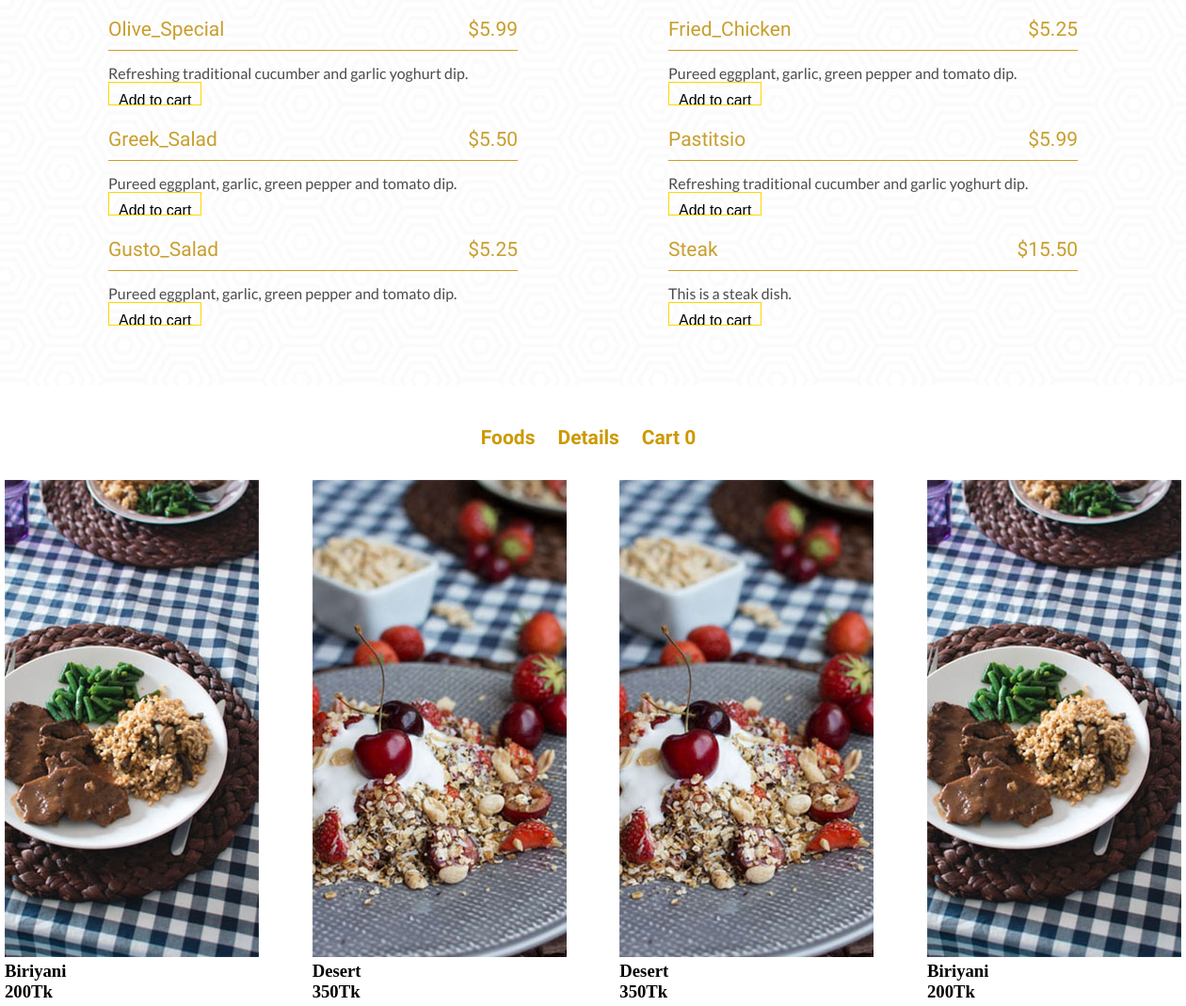
/ (middle part), run on an earlier commit of the app's database.
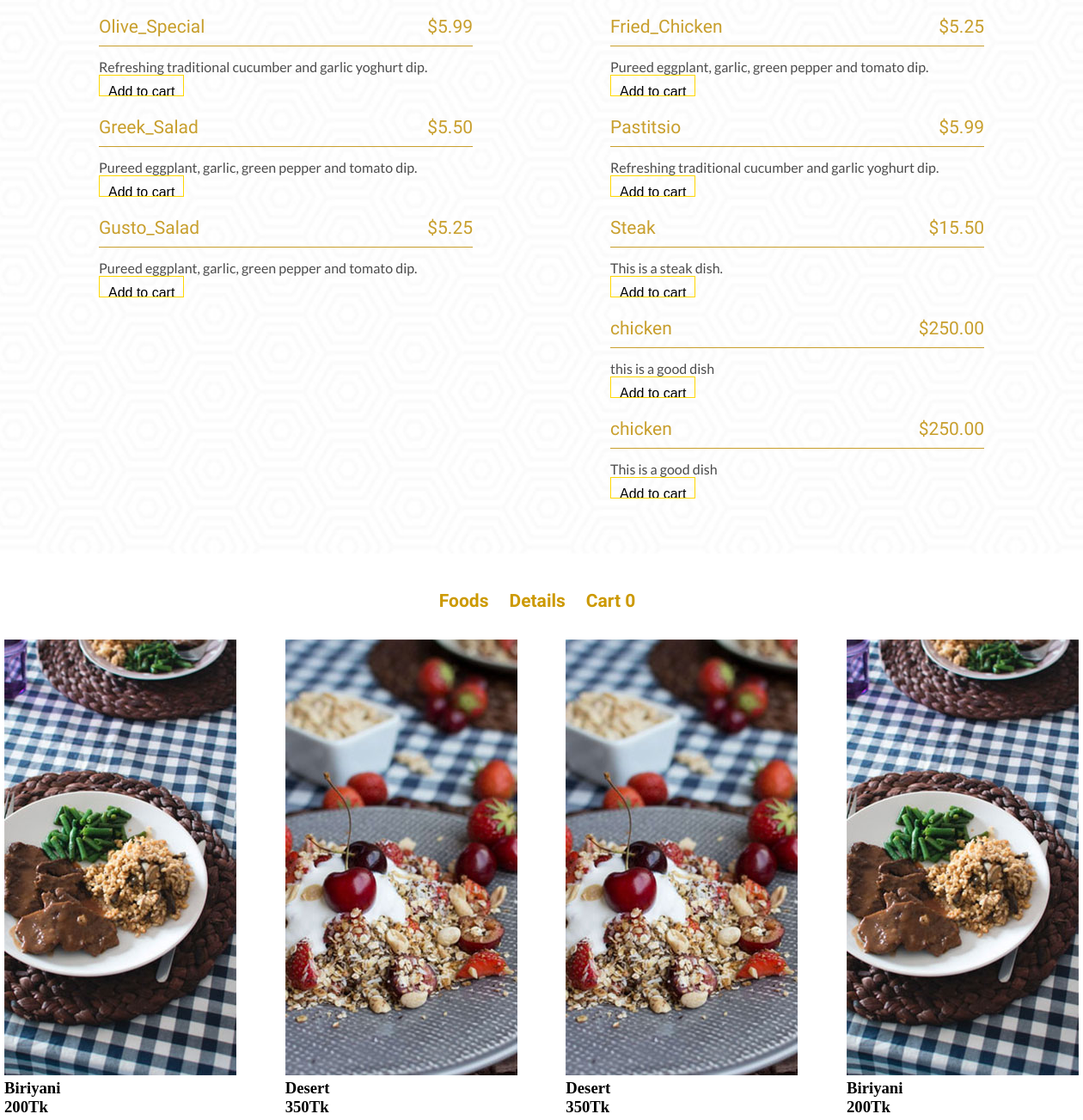
And on a later commit of the database.
### restuarant/model/models.py (models this page shows, shortened)
class Menu(models.Model):
    category = models.ForeignKey(Category, related_name='products', on_delete=models.CASCADE)
    MENU_CHOICES = (
        ("Appetisers", "Appetisers"),
        ("Salads", "Salads"),
        ("Starters", "Starters"),
        ("Main_Dishes", "Main_Dishes"),
    )
    title = models.CharField(max_length=50, choices=MENU_CHOICES)
    name = models.CharField(max_length=200)
    description = models.TextField(blank=True)
    price = models.DecimalField(max_digits=10, decimal_places=2)
    quantity = models.IntegerField()

### restuarant/view/views.py (the view, shortened to what this page needs)
# urls.py: path('', views.Index.as_view(), name='pattern'),
class Index(View):
    def get(self, request):
        cart = request.session.get('cart')
        if not cart:
            request.session['cart'] = {}
        appetisers = Menu.objects.filter(title='Appetisers')
        salads = Menu.objects.filter(title='Salads')
        starters = Menu.objects.filter(title='Starters')
        main_dishes = Menu.objects.filter(title='Main_Dishes')
        return render(request, 'restuarant/index.html',
                      {'Appetisers': appetisers,
                       'Salads': salads,
                       'Starters': starters,
                       'Main_Dishes': main_dishes})

### restuarant/templatetags/cart.py (called while the page is built)
@register.filter(name='is_in_cart')
def is_in_cart(item, cart):
    keys = cart.keys()
    for id in keys:
        if int(id) == item.id:
            return True
    return False

### restuarant/templates/restuarant/index.html (shortened to what this page needs)
{% extends 'restuarant/base.html' %}
{% load static %}
{% load cart %}
{% block content %}
    {% include 'restuarant/sections/pattern.html' %}
    <section id="cart">
        <div class="container layer">
            <div class="cart-main">
                <ul>
                    <li><a href="index.html">Foods</a></li>
                    <li><a href="{% url 'resturant:product_list' %}">Details</a></li>
                    <li class="cart">
                        <a href="sections/cart.html">
                            Cart<span>0</span>
                        </a>
                    </li>
                </ul>
            </div>
        </div>
    </section>
    <div class="container cart-thing">
        <div class="cart-img">
            <img src="{% static 'images/biriyani.jpg' %}" alt='biriyani'/>
            <h3>Biriyani</h3>
            <h3>200Tk</h3>
        </div>
        <div class="cart-img">
            <img src="{% static 'images/cherry.jpg' %}" alt="Cherry">
            <h3>Desert</h3>
            <h3>350Tk</h3>
        </div>
        <div class="cart-img">
            <img src="{% static 'images/cherry.jpg' %}" alt="Cherry">
            <h3>Desert</h3>
            <h3>350Tk</h3>
        </div>
        <div class="cart-img">
            <img src="{% static 'images/biriyani.jpg' %}" alt='biriyani'>
            <h3>Biriyani</h3>
            <h3>200Tk</h3>
        </div>
    </div>
{% endblock %}

### restuarant/templates/restuarant/base.html (shortened to what this page needs)
{% load static %}
<!DOCTYPE html>
<html lang="en">
<head>
    <link rel="stylesheet" href="{% static "css/font-awesome.min.css" %}">
    <link rel="stylesheet" href="{% static "css/product_list_style.css" %}">
    <link rel="stylesheet" href="{% static "css/style.css" %}">
</head>
<body>
{% block content %}
{% endblock %}
</body>
</html>

### restuarant/templates/restuarant/sections/food.html (shortened to what this page needs)
{% load static %}

### restuarant/templates/restuarant/sections/ingredients.html (shortened to what this page needs)
{% load static %}

### restuarant/templates/restuarant/sections/pattern.html (shortened to what this page needs)
{% load static %}
{% load cart %}
<section id="pattern">
    <div class="container pattern">
        <div class="pattern-left">
            {% for Salad in Salads %}
                <div class="pattern-menu">
                    <h3>{{ Salad.name }} <span>${{ Salad.price }}</span></h3>
                    <p>{{ Salad.description|truncatechars:60 }}</p>
                </div>
                <div class="AddToCart">
                        {% if Salad|is_in_cart:request.session.cart %}
                            <div>
                                <form action="/#{{ Salad.id }}" method="post">
                                    {% csrf_token %}
                                    <input hidden type="text" name="item" value="{{ Salad.id }}">
                                    <input hidden type="text" name="remove" value="True">
                                    <input type="submit" value=" - ">
                                </form>
                                <span>{{ Salad|cart_quantity:request.session.cart }} in Cart</span>
                                <form action="/#{{ Salad.id }}" method="post">
                                    {% csrf_token %}
                                    <input hidden type="text" name="item" value="{{ Salad.id }}">
                                    <input type="submit" value=" + ">
                                </form>
                            </div>
                        {% else %}
                            <form action="/#{{ Salad.id }}" method="post">
                                <input type="submit" value="Add to cart">
                            </form>
                        {% endif %}
                    </div>
            {% endfor %}
        </div>
        <div class="pattern-right">
            {% for main_dish in Main_Dishes %}
                <div class="pattern-menu">
                    <h3>{{ main_dish.name }}<span>${{ main_dish.price }}</span></h3>
                    <p>{{ main_dish.description }}</p>
                </div>
                <div class="AddToCart">
                        {% if main_dish|is_in_cart:request.session.cart %}
                            <div>
                                <form action="/#{{ main_dish.id }}" method="post">
                                    {% csrf_token %}
                                    <input hidden type="text" name="item" value="{{ main_dish.id }}">
                                    <input hidden type="text" name="remove" value="True">
                                    <input type="submit" value=" - ">
                                </form>
                                <span>{{ main_dish|cart_quantity:request.session.cart }} in Cart</span>
                                <form action="/#{{ apps.id }}" method="post">
                                    {% csrf_token %}
                                    <input hidden type="text" name="item" value="{{ main_dish.id }}">
                                    <input type="submit" value=" + ">
                                </form>
                            </div>
                        {% else %}
                            <form action="/#{{ main_dish.id }}" method="post">
                                <input type="submit" value="Add to cart">
                            </form>
                        {% endif %}
                    </div>
            {% endfor %}
        </div>
    </div>
</section>

### restuarant/templates/restuarant/sections/review.html (shortened to what this page needs)
{% load static %}

### restuarant/templates/restuarant/sections/form.html (shortened to what this page needs)
{% load static %}

### restuarant/templates/restuarant/sections/footer.html (shortened to what this page needs)
{% load static %}

### restuarant/static/css/product_list_style.css (style rules this page uses)
input, textarea, button { height: 25px; margin: 0; padding: 10px; font-family: Raleway, sans-serif; font-weight: normal; font-size: 12pt; outline: none; border-radius: 0; background: none; border: 1px solid #282b33; }

### restuarant/static/css/style.css (style rules this page uses)
* { padding: 0; margin: 0; box-sizing: border-box; }
a { text-decoration: none; }
ul, ol { list-style-type: none; }
.container { width: 1250px; margin: 0 auto; }
#pattern { background: url(../images/pattern.jpg); background-position: center; background-size: cover; background-repeat: no-repeat; height: 100%; }
.pattern { display: flex; justify-content: space-between; padding: 60px 110px; height: 100%; }
.pattern-menu { width: 435px; padding-top: 20px; }
.pattern-menu h3 { font-family: 'Yeseva One', cursive; font-size: 21px; font-weight: 400; color: #c89f2d; border-bottom: 1px solid #c89f2d; padding-bottom: 10px; }
.pattern-menu span { float: right; }
.pattern-menu p { font-family: 'Lato', sans-serif; font-size: 16px; font-weight: 400; color: #4c4c4c; padding-top: 14px; }
#cart { padding-top: 20px; margin-bottom: 30px; position: relative; }
.layer { position: absolute; z-index: 1; top: 0; left: 0; height: 100%; right: 0; bottom: 0; padding: 0 !important; margin: 0 !important; display: flex; justify-content: space-between; align-items: center; }
.cart-main { text-align: center; position: absolute; z-index: 2; top: 0; left: 0; right: 0; }
.cart-main ul li { list-style: none; display: inline-block; padding-right: 10px; padding-left: 10px; }
.cart-main ul li span { padding-left: 5px; }
.cart-main ul li a { line-height: 110px; font-family: 'Gentium Book Basic', serif; font-size: 21px; font-weight: 700; color: #cc9900; text-transform: capitalize; }
.cart-thing { display: flex; justify-content: space-between; flex-wrap: wrap; margin-top: 80px; padding-bottom: 100px; }
.cart-img { position: relative; overflow: hidden; }
input::placeholder { font-family: 'Open Sans', sans-serif; font-size: 14px; color: #7c7c7c; font-style: italic; }
input, textarea, button { height: 25px; margin: 0; padding: 10px; font-family: Raleway, sans-serif; font-weight: normal; font-size: 12pt; outline: none; border-radius: 0; background: none; border: 1px solid #FFD700; }

What changed in the data, as far as the page shows it:
added Menu: name "chicken", price "250.00", description "this is a good dish"
added Menu: name "chicken", price "250.00", description "This is a good dish"
